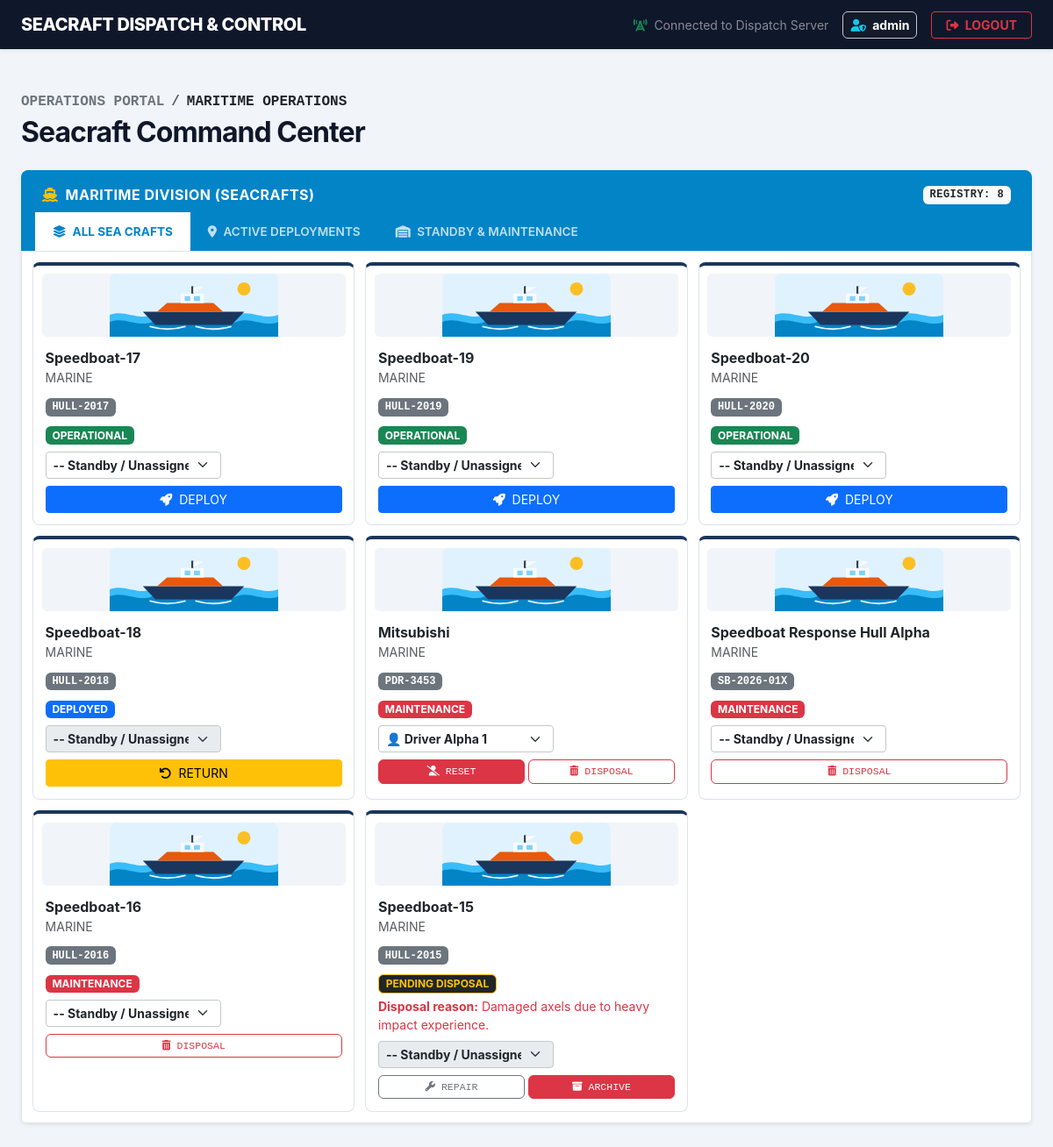
The page /maritime/dispatch/ (signed in) on the database its author committed.
### fleet/models.py (models this page shows, shortened)
class Vehicle(models.Model):
    STATUS_CHOICES = [
        ('OPERATIONAL', 'Operational'),
        ('MAINTENANCE', 'Maintenance'),
        ('DEPLOYED', 'Deployed'),
    ]
    model_name = models.CharField(max_length=100)
    plate_number = models.CharField(max_length=50, unique=True)
    vehicle_type = models.ForeignKey(VehicleType, on_delete=models.CASCADE)
    status = models.CharField(
        max_length=50,
        choices=STATUS_CHOICES,
        default='OPERATIONAL'
    )
    assigned_driver = models.ForeignKey(
        Driver,
        on_delete=models.SET_NULL,
        null=True,
        blank=True,
        related_name='vehicles'
    )

class VehicleType(models.Model):
    name = models.CharField(max_length=50, unique=True)

### fleet/views.py (the view, shortened to what this page needs)
# urls.py: path('maritime/dispatch/', views.seacraft_dispatch_view, name='seacraft_dispatch'),
@login_required
def seacraft_dispatch_view(request):
    user = request.user
    is_authorized = (
        user.is_superuser
        or user.groups.filter(name="Seacraft Dispatch").exists()
        or any(x in user.username.lower() for x in ["sea", "maritime"])
    )
    if not is_authorized:
        messages.error(
            request, "Access restricted to authorized Maritime Dispatchers."
        )
        return redirect("homepage")
    busy_driver_ids = Vehicle.objects.filter(
        status="DEPLOYED", assigned_driver__isnull=False
    ).values_list("assigned_driver_id", flat=True)
    available_drivers = Driver.objects.filter(
        is_active=True,
        license_number__startswith="MAR-"
    ).exclude(
        id__in=busy_driver_ids
    )
    sea_crafts = (
        Vehicle.objects.filter(
            Q(vehicle_type__name__iexact="marine")
            | Q(vehicle_type__name__iexact="maritime")
        )
        .exclude(status__in=["ARCHIVED", "DISPOSED"])
        .select_related("vehicle_type", "assigned_driver")
        .order_by(
            Case(
                When(status="OPERATIONAL", then=Value(1)),
                When(status="DEPLOYED", then=Value(2)),
                When(status="MAINTENANCE", then=Value(3)),
                When(status="PENDING_DISPOSAL", then=Value(4)),
                default=Value(5),
                output_field=IntegerField(),
            ),
            "model_name",
        )
    )
    sea_crafts = add_disposal_reasons(sea_crafts)
    return render(
        request,
        "fleet/seacraft_dispatch.html",
        {"sea_crafts": sea_crafts, "drivers": available_drivers},
    )

### fleet/templates/fleet/seacraft_dispatch.html (shortened to what this page needs)
{% load static %}
<!DOCTYPE html>
<html lang="en">
<head>
    <link href="https://cdn.jsdelivr.net/npm/bootstrap@5.3.0/dist/css/bootstrap.min.css" rel="stylesheet">
    <link rel="stylesheet" href="https://cdnjs.cloudflare.com/ajax/libs/font-awesome/6.4.0/css/all.min.css">
    <link rel="stylesheet" href="{% static 'fleet/css/asset_grid.css' %}">
</head>
<body>
    <nav class="navbar navbar-expand-lg shadow-sm sticky-top" style="background-color: var(--brand-blue);">
        <div class="container-fluid px-4">
            <a class="navbar-brand navbar-brand-custom d-flex align-items-center" href="#">
                SEACRAFT DISPATCH & CONTROL
            </a>
            <div class="d-flex align-items-center gap-3">
    <span class="text-white-50 small d-none d-md-inline">
        <i class="fa-solid fa-tower-cell text-success me-1"></i> Connected to Dispatch Server
    </span>
    {% if user.is_authenticated %}
    <span class="text-white small fw-bold bg-dark bg-opacity-25 px-2 py-1 rounded-2 border border-secondary-subtle">
        <i class="fa-solid fa-user-shield text-info me-1"></i> {{ user.username }}
    </span>
    {% endif %}
    <button type="button" class="btn btn-sm btn-outline-danger px-3 text-uppercase fw-bold" data-bs-toggle="modal" data-bs-target="#logoutModal">
        <i class="fa-solid fa-right-from-bracket me-1"></i> Logout
    </button>
</div>
        </div>
    </nav>
    <main class="container-fluid py-5 px-4" style="max-width: 1600px;">
        <div class="mb-4">
            <nav aria-label="breadcrumb">
                <ol class="breadcrumb mb-1 text-uppercase small font-monospace fw-bold">
                    <li class="breadcrumb-item"><a href="#" class="text-decoration-none text-secondary">Operations Portal</a></li>
                    <li class="breadcrumb-item text-dark active" aria-current="page">Maritime Operations</li>
                </ol>
            </nav>
            <h2 class="fw-bold m-0" style="letter-spacing: -0.03em; color: var(--brand-blue);">Seacraft Command Center</h2>
        </div>
        <div class="card shadow-sm border-0 mb-5">
            <div class="panel-header-custom p-0 border-0" style="background-color: #0284C7;">
                <div class="d-flex justify-content-between align-items-center px-4 pt-3 pb-2">
                    <span><i class="fa-solid fa-ship me-2 text-warning"></i>MARITIME DIVISION (SEACRAFTS)</span>
                    <span class="badge bg-light text-dark font-monospace">REGISTRY: {{ sea_crafts.count }}</span>
                </div>
                <ul class="nav nav-tabs custom-tabs border-0 px-3" id="seacraftTab" role="tablist">
                    <li class="nav-item" role="presentation">
                        <button class="nav-link active" id="all-crafts-tab" data-bs-toggle="tab" data-bs-target="#all-crafts" type="button" role="tab" aria-controls="all-crafts" aria-selected="true"><i class="fa-solid fa-layer-group me-1"></i> All Sea Crafts</button>
                    </li>
                    <li class="nav-item" role="presentation">
                        <button class="nav-link" id="deployed-crafts-tab" data-bs-toggle="tab" data-bs-target="#deployed-crafts" type="button" role="tab" aria-controls="deployed-crafts" aria-selected="false"><i class="fa-solid fa-location-dot me-1"></i> Active Deployments</button>
                    </li>
                    <li class="nav-item" role="presentation">
                        <button class="nav-link" id="standby-crafts-tab" data-bs-toggle="tab" data-bs-target="#standby-crafts" type="button" role="tab" aria-controls="standby-crafts" aria-selected="false"><i class="fa-solid fa-warehouse me-1"></i> Standby & Maintenance</button>
                    </li>
                </ul>
            </div>
            <div class="card-body p-0 border bg-white rounded-bottom table-responsive">
                <div class="tab-content" id="seacraftTabContent">
                    <div class="tab-pane fade show active" id="all-crafts" role="tabpanel" aria-labelledby="all-crafts-tab">
                        <table class="table table-hover align-middle mb-0 asset-grid-table asset-grid-table--sea">
                            <tbody>
                                {% for craft in sea_crafts %}
                                <tr>
                                    <td>
                                        <strong>{{ craft.model_name }}</strong>
                                        <div class="text-muted small">{{ craft.vehicle_type.name }}</div>
                                    </td>
                                    <td><span class="badge bg-secondary font-monospace">{{ craft.plate_number }}</span></td>
                                    <td>
                                        {% if craft.status == 'DEPLOYED' %}
                                            <span class="badge bg-primary">DEPLOYED</span>
                                        {% elif craft.status == 'MAINTENANCE' %}
                                            <span class="badge bg-danger">MAINTENANCE</span>
                                        {% elif craft.status == 'PENDING_DISPOSAL' %}
                                            <span class="badge bg-dark border border-warning text-warning">PENDING DISPOSAL</span>
                                            <div class="small text-danger mt-1">
                                                <strong>Disposal reason:</strong>
                                                {{ craft.disposal_reason|default:"No reason recorded." }}
                                            </div>
                                        {% else %}
                                            <span class="badge bg-success">OPERATIONAL</span>
                                        {% endif %}
                                    </td>
                                    <td>
                                        <form action="{% url 'dashboard_portal:seacraft_dispatch' %}" method="post" class="d-flex gap-2 m-0">
                                            <select name="driver_id"
                                                    class="form-select form-select-sm fw-bold border-secondary-subtle"
                                                    style="max-width: 200px; cursor: pointer;"
                                                    onchange="this.form.submit();"
                                                    {% if craft.status == 'DEPLOYED' or craft.status == 'PENDING_DISPOSAL' %}disabled{% endif %}>
                                                <option value="">-- Standby / Unassigned --</option>
                                                {% if craft.assigned_driver %}
                                                    <option value="{{ craft.assigned_driver.id }}" selected>
                                                        👤 {{ craft.assigned_driver.name }} {% if craft.status == 'DEPLOYED' %}(In Field){% endif %}
                                                    </option>
                                                {% endif %}
                                            </select>
                                        </form>
                                    </td>
                                    <td>
                                        {% if craft.status == 'OPERATIONAL' %}
                                            <form action="{% url 'dashboard_portal:seacraft_dispatch' %}" method="post" class="m-0">
                                                <button type="submit" class="btn btn-sm btn-primary w-100"><i class="fa-solid fa-rocket me-1"></i> DEPLOY</button>
                                            </form>
                                        {% elif craft.status == 'DEPLOYED' %}
                                            <form action="{% url 'dashboard_portal:seacraft_dispatch' %}" method="post" class="m-0">
                                                <button type="submit" class="btn btn-sm btn-warning w-100"><i class="fa-solid fa-arrow-rotate-left me-1"></i> RETURN</button>
                                            </form>
                                        {% elif craft.status == 'MAINTENANCE' %}
                                            <div class="d-flex gap-1">
                                                {% if craft.assigned_driver %}
                                                <form action="{% url 'dashboard_portal:seacraft_dispatch' %}" method="post" class="m-0 w-50">
                                                    <button type="submit" class="btn btn-xs btn-danger w-100 py-1 font-monospace" style="font-size: 0.72rem;"><i class="fa-solid fa-user-slash"></i> RESET</button>
                                                </form>
                                                {% endif %}
                                                <form action="{% url 'dashboard_portal:seacraft_dispatch' %}" method="post" class="m-0 {% if craft.assigned_driver %}w-50{% else %}w-100{% endif %}" onsubmit="return captureDispatchDisposalRemarks(this);">
                                                    <button type="submit" class="btn btn-xs btn-outline-danger w-100 py-1 font-monospace" style="font-size: 0.72rem;"><i class="fa-solid fa-trash-can"></i> DISPOSAL</button>
                                                </form>
                                            </div>
                                        {% elif craft.status == 'PENDING_DISPOSAL' %}
                                            <div class="d-flex gap-1">
                                                <form action="{% url 'dashboard_portal:seacraft_dispatch' %}" method="post" class="m-0 w-50">
                                                    <button type="submit" class="btn btn-xs btn-outline-secondary w-100 py-1 font-monospace" style="font-size: 0.72rem;" title="Decline and return to Under Maintenance"><i class="fa-solid fa-wrench"></i> REPAIR</button>
                                                </form>
                                                <form action="{% url 'dashboard_portal:seacraft_dispatch' %}" method="post" class="m-0 w-50">
                                                    <button type="submit" class="btn btn-xs btn-danger w-100 py-1 font-monospace" style="font-size: 0.72rem;" title="Confirm asset disposal clearance"><i class="fa-solid fa-box-archive"></i> ARCHIVE</button>
                                                </form>
                                            </div>
                                        {% else %}
                                            <button type="button" class="btn btn-sm btn-secondary w-100" disabled><i class="fa-solid fa-ban me-1"></i> LOCKED</button>
                                        {% endif %}
                                    </td>
                                </tr>
                                {% empty %}
                                <tr><td colspan="5" class="text-center py-4 text-muted fw-semibold">No marine operations fleet assets registered in system mapping rows.</td></tr>
                                {% endfor %}
                            </tbody>
                        </table>
                    </div>
                </div>
            </div>
        </div>
    </main>
</body>
</html>

### fleet/static/fleet/css/asset_grid.css (style rules this page uses)
.asset-grid-table { display: block; width: 100%; border-collapse: separate; background: transparent; }
.asset-grid-table tbody { display: grid; grid-template-columns: repeat(auto-fit, minmax(min(100%, 280px), 1fr)); gap: .75rem; padding: .75rem; }
.asset-grid-table tbody tr { display: flex; flex-direction: column; min-width: 0; padding: .6rem; border: 1px solid #dee2e6; border-top: 4px solid #1a365d; border-radius: .5rem; background: #fff; }
.asset-grid-table tbody tr::before { display: block; width: 100%; height: 72px; margin-bottom: .5rem; border-radius: .35rem; background: #f1f5f9 url("../images/land-vehicle.svg") center / contain no-repeat; content: ""; }
.asset-grid-table.asset-grid-table--sea tbody tr::before, .asset-grid-table tbody tr.asset-grid-row--sea::before { background-image: url("../images/seacraft.svg"); }
.asset-grid-table tbody td { display: block; width: 100%; padding: .25rem !important; border: 0 !important; }

### fleet/templates/fleet/seacraft_dispatch.html (style rules this page uses)
:root { --brand-blue: #0f172a; --pdrrmo-blue: #0284C7; --brand-bg: #f1f5f9; --text-main: #0f172a; }
body { background-color: var(--brand-bg); color: var(--text-main); font-family: -apple-system, BlinkMacSystemFont, "Segoe UI", Roboto, sans-serif; }
.navbar-brand-custom { font-weight: 800; letter-spacing: -0.02em; color: #ffffff !important; }
.panel-header-custom { padding: 15px 20px; color: white; font-weight: 700; letter-spacing: 0.5px; border-top-left-radius: 8px; border-top-right-radius: 8px; }
.custom-tabs .nav-link { color: rgba(255, 255, 255, 0.75); font-weight: 600; text-transform: uppercase; font-size: 0.85rem; border: none; padding: 12px 20px; border-radius: 0; transition: all 0.2s ease; }
.custom-tabs .nav-link.active { color: #0284C7 !important; background-color: #ffffff !important; border: none; font-weight: 700; }
.table td { padding: 14px 15px; }

### rows shown on the page
Vehicle: model_name "Speedboat-17", vehicle_type.name "MARINE", plate_number "HULL-2017", shows "OPERATIONAL"
Vehicle: model_name "Speedboat-19", vehicle_type.name "MARINE", plate_number "HULL-2019", shows "OPERATIONAL"
Vehicle: model_name "Speedboat-20", vehicle_type.name "MARINE", plate_number "HULL-2020", shows "OPERATIONAL"
Vehicle: model_name "Speedboat-18", vehicle_type.name "MARINE", plate_number "HULL-2018", shows "DEPLOYED"
Vehicle: model_name "Mitsubishi", vehicle_type.name "MARINE", plate_number "PDR-3453", shows "MAINTENANCE", driver_id "👤 Driver Alpha 1"
Vehicle: model_name "Speedboat Response Hull Alpha", vehicle_type.name "MARINE", plate_number "SB-2026-01X", shows "MAINTENANCE"
Vehicle: model_name "Speedboat-16", vehicle_type.name "MARINE", plate_number "HULL-2016", shows "MAINTENANCE"
Vehicle: model_name "Speedboat-15", vehicle_type.name "MARINE", plate_number "HULL-2015", disposal_reason "Damaged axels due to heavy impact experience."

### other values the page prints
{{ user.username }} "admin"
{{ sea_crafts.count }} "8"
